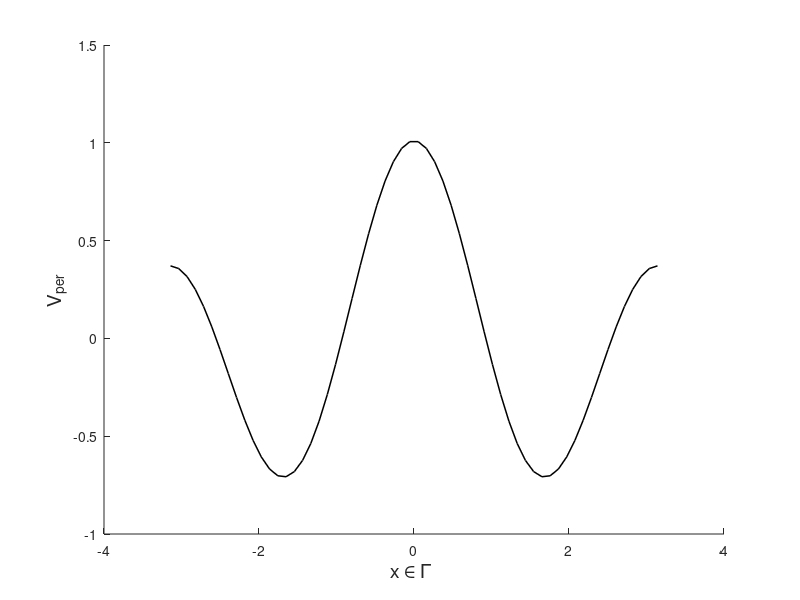
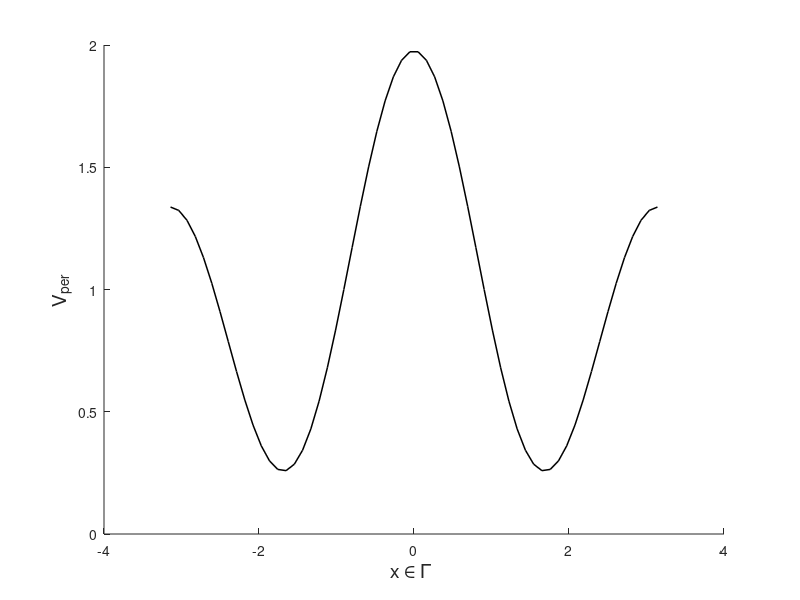

Write the MATLAB code that produced these figures, in order. (Note: this script raises an error after producing the figures.)
clear all; 
clc; 
close all; 

fil =1;
fprintf(fil,'\n\t **********************************************************************');
fprintf(fil,'\n\t **                  Code:     Inverse Hill                        ****');
fprintf(fil,'\n\t **                Author:     Athmane Bakhta                      ****');
fprintf(fil,'\n\t **               Contact:     https://cermics.enpc.fr/~bakhtaa/   ****');
fprintf(fil,'\n\t **           Last update:     Dec  2017                           ****');
fprintf(fil,'\n\t **                                                                ****');
fprintf(fil,'\n\t **********************************************************************\n\n');

 

%%  global vars 
global Brillouin;   % Discrete 1st Brillouin zone
global Gamma;       % Gamma: unit cell of the lattice 
global Q;           % Number of k-points in Brillouin zone
global N;           % Numbe of basis functions
global P;           % Number of Fourier modes in the potential 
global L;           % Number of x points in Gamma
global M;           % Number of target bands in the cost function 
global fig;
global full_N;      % Used in the progressive algorithm 


fig=1; 




%% Initializations
N=5;           
P=2;         
Q=10; 
L=60;  
full_N=1000; 
M= 3; 
 



%% Discretization of the first Brillouin zone 
left= 0;  
right=0.5;
Brillouin = left:(right-left)/(Q-1):right; 
  
%% Discretization of Gamma 
left=-pi;  
right=pi;
Gamma = left:(right-left)/(L-1):right ; 


%% The periodic potential Vper(x)  
Vper = zeros(2*P+1,1); 
for k=1:P
    Vper(k,1)= rand();
    Vper(2*P+1-k+1,1) = Vper(k,1);
end
Vbuild_Vper = zeros(1,L); 
for x=1:L
    xc=Gamma(x); 
    for k=-P:P
        kp = k+P+1; 
        Vbuild_Vper(1,x) =Vbuild_Vper(1,x)+Vper(kp,1)*(exp(-1i*k*xc))/sqrt(2*pi);     
    end
end

 

fig=fig+1;
FIG=figure(fig);
set(FIG, 'name', 'Periodic Potential Vper');
hold on ;  
plot(Gamma,Vbuild_Vper,'k', 'linewidth', 1.1);
xlabel(gca,'x \in \Gamma ','FontSize',14);
ylabel(gca,'V_{per}','FontSize',14);
 
%% To be sure that The spectrum is positive
Vper


Vper(P+1,1) = - real(min(Vbuild_Vper(1,:)))+1;  
Vbuild_Vper = Vbuild_Vper + Vper(P+1,1); 

Vper

fig=fig+1;
FIG=figure(fig);
set(FIG, 'name', 'Periodic Potential with nonnegative spectrum');
hold on ;  
plot(Gamma,Vbuild_Vper,'k', 'linewidth', 1.1);
xlabel(gca,'x \in \Gamma ','FontSize',14);
ylabel(gca,'V_{per}','FontSize',14);


%% Compute the band structure of Vper
[get_bands_V, get_eigen_vectors_V] = Band_Structure(Vper); 

fig=fig+1;
FIG = figure(fig);
set (FIG , 'name', 'Target Energy bands' ) ;
hold on ; 
for r=1:M
   plot(Brillouin,get_bands_V(r,:));   
   ylabel('Bands', 'FontSize',11); 
   hold on ; 
end
xlabel(' q \in  \Gamma^{*}', 'FontSize',11);   



%% Exact errors 
Exact_Err = zeros(M,Q); 

tic; 
[exact_bands, exact_vectors] = Band_Structure_Progress(full_N,P,Vper);
E1 = 0;
for m=1:M
    for q=1:Q
        Exact_Err(m,q) = abs(exact_bands(m,q) - get_bands_V(m,q));
    end
end
exact_time = toc; 


% 
% fig=fig+1;
% FIG = figure(fig);
% set (FIG , 'name', 'EXACT BANDS' ) ;
% hold on ; 
% for r=1:M
%    plot(Brillouin,exact_bands(r,:));   
%    ylabel('Bands', 'FontSize',11); 
%    hold on ; 
% end
% xlabel(' q \in  \Gamma^{*}', 'FontSize',11);   
% 
% 
% 
% fig=fig+1;
% FIG = figure(fig);
% set (FIG , 'name', 'Exact Errors' ) ;
% hold on ; 
% for r=1:M
%    plot(Brillouin,Exact_Err(r,:), '-ko');   
%    hold on ; 
% end


%% Aposteriori errors 
tic; 
Post_Err = Aposteriori_Error(get_bands_V,get_eigen_vectors_V,Vper,P,N,full_N); 
estim_time = toc; 
 
tic; 
Post_Err_2 = Aposteriori_Error_2(get_bands_V,get_eigen_vectors_V,Vper,P,N,full_N); 
estim_time_2 = toc; 

% fig=fig+1;
% FIG = figure(fig);
% set (FIG , 'name', 'Apost Errors' ) ;
% hold on ; 
% for r=1:M
%    plot(Brillouin,Post_Err(r,:), '-rs');   
%    hold on ; 
% end
% xlabel(' q \in  \Gamma^{*}', 'FontSize',11);
% ylabel('estimators', 'FontSize',11); 

fprintf('\n\n ------------ CPU times comparison ---------\n'); 
disp('Exact error time '); 
disp(exact_time);
disp('Estim error with matrix inversion '); 
disp(estim_time); 
disp('Estim bis  error with BiCGSTAB'); 
disp(estim_time_2); 
%% Comparison 
fig=fig+1;
FIG = figure(fig);
set (FIG , 'name', 'Error for band 1' ) ;
hold on ; 
plot(Brillouin,Exact_Err(1,:), 'k');  
plot(Brillouin,Post_Err(1,:), 'r'); 
plot(Brillouin,Post_Err_2(1,:), 'm'); 
legend('Exact error', ' Estimator (matrix inversion)', 'Estimator (BiCGSTAB)'); 



fig=fig+1;
FIG = figure(fig);
set (FIG , 'name', 'Error for band 2 ' ) ;
hold on ; 
plot(Brillouin,Exact_Err(2,:), 'k');  
plot(Brillouin,Post_Err(2,:), 'r'); 
plot(Brillouin,Post_Err_2(2,:), 'm'); 
legend('Exact error', ' Estimator (matrix inversion)', 'Estimator (BiCGSTAB)'); 

fig=fig+1;
FIG = figure(fig);
set (FIG , 'name', 'Error for band 3' ) ;
hold on ; 
plot(Brillouin,Exact_Err(3,:), 'k');  
plot(Brillouin,Post_Err(3,:), 'r'); 
plot(Brillouin,Post_Err_2(3,:), 'm'); 
legend('Exact error', ' Estimator (matrix inversion)', 'Estimator (BiCGSTAB)'); 




fprintf('\n-- -- -- -- -- *** END *** -- -- -- -- --'); 